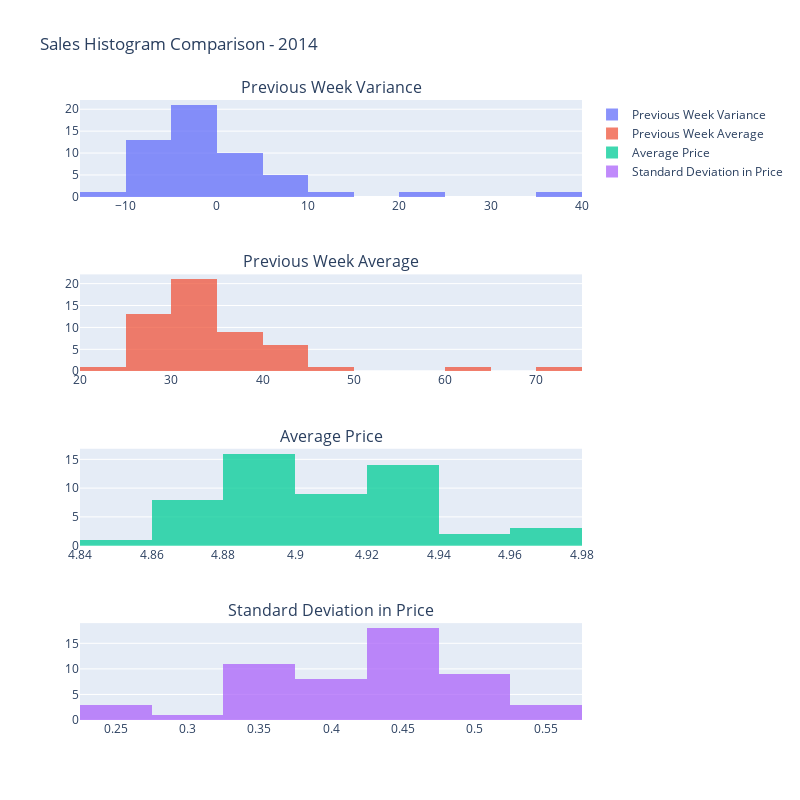

Here is the notebook cell this chart was saved with:
### Code cell
fig = make_subplots(rows=4, cols=1, 
                    subplot_titles=(f'Previous Week Variance', 'Previous Week Average', 'Average Price', 'Standard Deviation in Price'))


fig.add_trace(
    go.Histogram(x=data['var_prev_week'], name='Previous Week Variance', opacity=0.75),
    row=1, col=1
)


fig.add_trace(
    go.Histogram(x=data['avg_prev_week'], name='Previous Week Average', opacity=0.75),
    row=2, col=1
)

fig.add_trace(
    go.Histogram(x=data['avg_price'], name='Average Price', opacity=0.75),
    row=3, col=1
)

fig.add_trace(
    go.Histogram(x=data['std_in_price'], name='Standard Deviation in Price', opacity=0.75),
    row=4, col=1
)

fig.update_layout(width=800, height=800)
fig.update_layout(title_text=f'Sales Histogram Comparison - {year}', barmode='overlay')


fig.show()

### Figure 1 — Plotly figure (JSON) as saved in the notebook; plotly's stock layout.template omitted (floating-point values rounded to 4 significant figures)
{"data": [{"name": "Previous Week Variance", "opacity": 0.75, "type": "histogram", "x": [7.13, 9.58, 6.31, -3.81, -2.67, -0.54, 0.56, 2.34, 10.26, -2, 4.21, 9.39, 1.95, -1.94, -5.96, -0.79, -3.47, -7.68, -7.05, -8.9, -12.62, -5.95, 0.95, -9.36, -1.23, -1.29, 8.58, -7.21, -2.67, -7.5, -7.47, -7.27, -8.6, -5.46, -3.78, -2.93, -3.54, 1.9, -4.38, -0.55, -1.57, -0.52, -4.98, -4.83, -5.93, 3.75, 4.88, 4.16, -1.95, -1.6, 2.34, 24.96, 37.4], "xaxis": "x", "yaxis": "y"}, {"name": "Previous Week Average", "opacity": 0.75, "type": "histogram", "x": [42.3, 44.74, 41.48, 31.35, 32.49, 34.63, 35.72, 37.5, 45.42, 33.16, 39.38, 44.56, 37.11, 33.22, 29.2, 34.38, 31.69, 27.48, 28.11, 26.26, 22.54, 29.22, 36.11, 25.8, 33.93, 33.87, 43.74, 27.96, 32.49, 27.66, 27.7, 27.9, 26.56, 29.7, 31.38, 32.23, 31.62, 37.07, 30.78, 34.62, 33.6, 34.64, 30.19, 30.33, 29.23, 38.91, 40.04, 39.32, 33.22, 33.56, 37.5, 60.13, 72.57], "xaxis": "x2", "yaxis": "y2"}, {"name": "Average Price", "opacity": 0.75, "type": "histogram", "x": [4.86, 4.87, 4.88, 4.89, 4.88, 4.89, 4.87, 4.9, 4.88, 4.89, 4.85, 4.88, 4.89, 4.89, 4.9, 4.87, 4.88, 4.87, 4.89, 4.87, 4.86, 4.89, 4.91, 4.9, 4.9, 4.87, 4.89, 4.89, 4.89, 4.9, 4.92, 4.89, 4.93, 4.93, 4.93, 4.92, 4.93, 4.91, 4.93, 4.93, 4.91, 4.92, 4.93, 4.96, 4.93, 4.93, 4.93, 4.95, 4.91, 4.94, 4.93, 4.96, 4.97], "xaxis": "x3", "yaxis": "y3"}, {"name": "Standard Deviation in Price", "opacity": 0.75, "type": "histogram", "x": [0.52, 0.49, 0.47, 0.46, 0.47, 0.45, 0.5, 0.43, 0.48, 0.45, 0.53, 0.48, 0.46, 0.46, 0.45, 0.49, 0.47, 0.54, 0.53, 0.52, 0.52, 0.46, 0.42, 0.44, 0.43, 0.49, 0.46, 0.47, 0.46, 0.44, 0.4, 0.46, 0.37, 0.36, 0.35, 0.39, 0.36, 0.4, 0.37, 0.35, 0.41, 0.39, 0.37, 0.25, 0.37, 0.38, 0.37, 0.3, 0.41, 0.34, 0.37, 0.27, 0.25], "xaxis": "x4", "yaxis": "y4"}], "layout": {"annotations": [{"font": {"size": 16}, "showarrow": false, "text": "Previous Week Variance", "x": 0.5, "xanchor": "center", "xref": "paper", "y": 1, "yanchor": "bottom", "yref": "paper"}, {"font": {"size": 16}, "showarrow": false, "text": "Previous Week Average", "x": 0.5, "xanchor": "center", "xref": "paper", "y": 0.7188, "yanchor": "bottom", "yref": "paper"}, {"font": {"size": 16}, "showarrow": false, "text": "Average Price", "x": 0.5, "xanchor": "center", "xref": "paper", "y": 0.4375, "yanchor": "bottom", "yref": "paper"}, {"font": {"size": 16}, "showarrow": false, "text": "Standard Deviation in Price", "x": 0.5, "xanchor": "center", "xref": "paper", "y": 0.1562, "yanchor": "bottom", "yref": "paper"}], "barmode": "overlay", "height": 800, "title": {"text": "Sales Histogram Comparison - 2014"}, "width": 800, "xaxis": {"anchor": "y", "domain": [0, 1]}, "xaxis2": {"anchor": "y2", "domain": [0, 1]}, "xaxis3": {"anchor": "y3", "domain": [0, 1]}, "xaxis4": {"anchor": "y4", "domain": [0, 1]}, "yaxis": {"anchor": "x", "domain": [0.8438, 1]}, "yaxis2": {"anchor": "x2", "domain": [0.5625, 0.7188]}, "yaxis3": {"anchor": "x3", "domain": [0.2812, 0.4375]}, "yaxis4": {"anchor": "x4", "domain": [0, 0.1562]}}}
